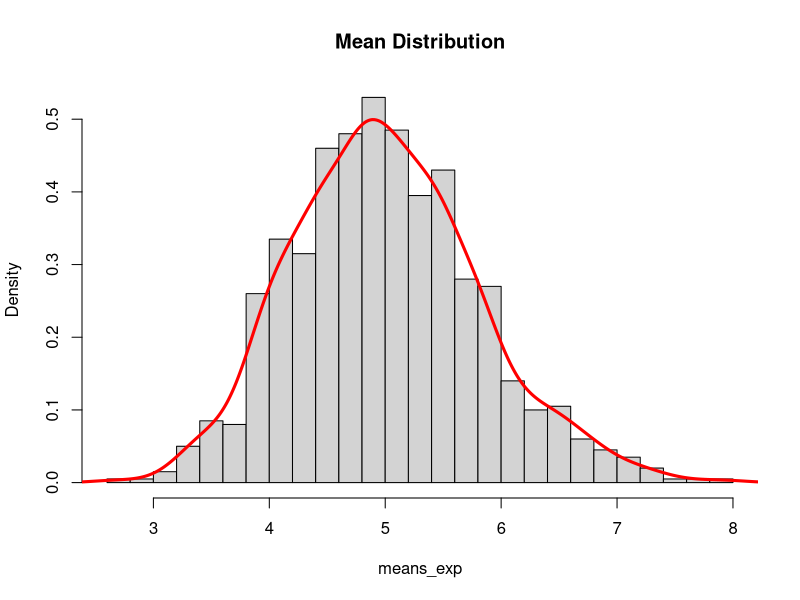

Write the R code that produced this figure.
## ---- chunk 1
knitr::opts_chunk$set(echo = TRUE)
library(ggplot2)
## ---- chunk 2
set.seed(150)
lambda <- 0.2
n <- 40
number_simulations <- 1000

simulated_sample <- replicate(number_simulations, rexp(n, lambda))
means_exp <- apply(simulated_sample, 2, mean)
## ---- chunk 3
sample_mean <- mean(means_exp)
theo_mean <- 1 / lambda
diff_means <- abs(theo_mean - sample_mean)
## ---- chunk 4
sample_var <- var(means_exp)
theo_var  <- (1 / lambda)^2 / (n)
diff_var <- abs(sample_var - theo_var)
## ---- chunk 5
hist(means_exp, prob=TRUE, main="Mean Distribution", breaks=30)
lines(density(means_exp), lwd=3, col="red")
